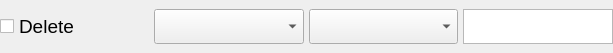
<?xml version="1.0" encoding="UTF-8"?>
<ui version="4.0">
 <class>Form</class>
 <widget class="QWidget" name="Form">
  <property name="geometry">
   <rect>
    <x>0</x>
    <y>0</y>
    <width>613</width>
    <height>53</height>
   </rect>
  </property>
  <property name="sizePolicy">
   <sizepolicy hsizetype="Fixed" vsizetype="Fixed">
    <horstretch>0</horstretch>
    <verstretch>0</verstretch>
   </sizepolicy>
  </property>
  <property name="minimumSize">
   <size>
    <width>613</width>
    <height>35</height>
   </size>
  </property>
  <property name="maximumSize">
   <size>
    <width>613</width>
    <height>53</height>
   </size>
  </property>
  <property name="windowTitle">
   <string>Form</string>
  </property>
  <layout class="QHBoxLayout" name="horizontalLayout">
   <property name="spacing">
    <number>5</number>
   </property>
   <property name="leftMargin">
    <number>0</number>
   </property>
   <property name="topMargin">
    <number>0</number>
   </property>
   <property name="rightMargin">
    <number>0</number>
   </property>
   <property name="bottomMargin">
    <number>0</number>
   </property>
   <item>
    <widget class="QCheckBox" name="delete">
     <property name="sizePolicy">
      <sizepolicy hsizetype="Minimum" vsizetype="Preferred">
       <horstretch>0</horstretch>
       <verstretch>0</verstretch>
      </sizepolicy>
     </property>
     <property name="minimumSize">
      <size>
       <width>0</width>
       <height>35</height>
      </size>
     </property>
     <property name="maximumSize">
      <size>
       <width>16777215</width>
       <height>35</height>
      </size>
     </property>
     <property name="font">
      <font>
       <pointsize>14</pointsize>
      </font>
     </property>
     <property name="text">
      <string>Delete</string>
     </property>
    </widget>
   </item>
   <item>
    <widget class="QComboBox" name="comboL">
     <property name="sizePolicy">
      <sizepolicy hsizetype="Preferred" vsizetype="Preferred">
       <horstretch>0</horstretch>
       <verstretch>0</verstretch>
      </sizepolicy>
     </property>
     <property name="minimumSize">
      <size>
       <width>0</width>
       <height>35</height>
      </size>
     </property>
     <property name="maximumSize">
      <size>
       <width>16777215</width>
       <height>35</height>
      </size>
     </property>
    </widget>
   </item>
   <item>
    <widget class="QComboBox" name="comboM">
     <property name="sizePolicy">
      <sizepolicy hsizetype="Preferred" vsizetype="Preferred">
       <horstretch>0</horstretch>
       <verstretch>0</verstretch>
      </sizepolicy>
     </property>
     <property name="minimumSize">
      <size>
       <width>0</width>
       <height>35</height>
      </size>
     </property>
     <property name="maximumSize">
      <size>
       <width>16777215</width>
       <height>35</height>
      </size>
     </property>
    </widget>
   </item>
   <item>
    <widget class="QTextEdit" name="data">
     <property name="minimumSize">
      <size>
       <width>0</width>
       <height>35</height>
      </size>
     </property>
     <property name="maximumSize">
      <size>
       <width>150</width>
       <height>35</height>
      </size>
     </property>
    </widget>
   </item>
  </layout>
 </widget>
 <resources/>
 <connections/>
</ui>
